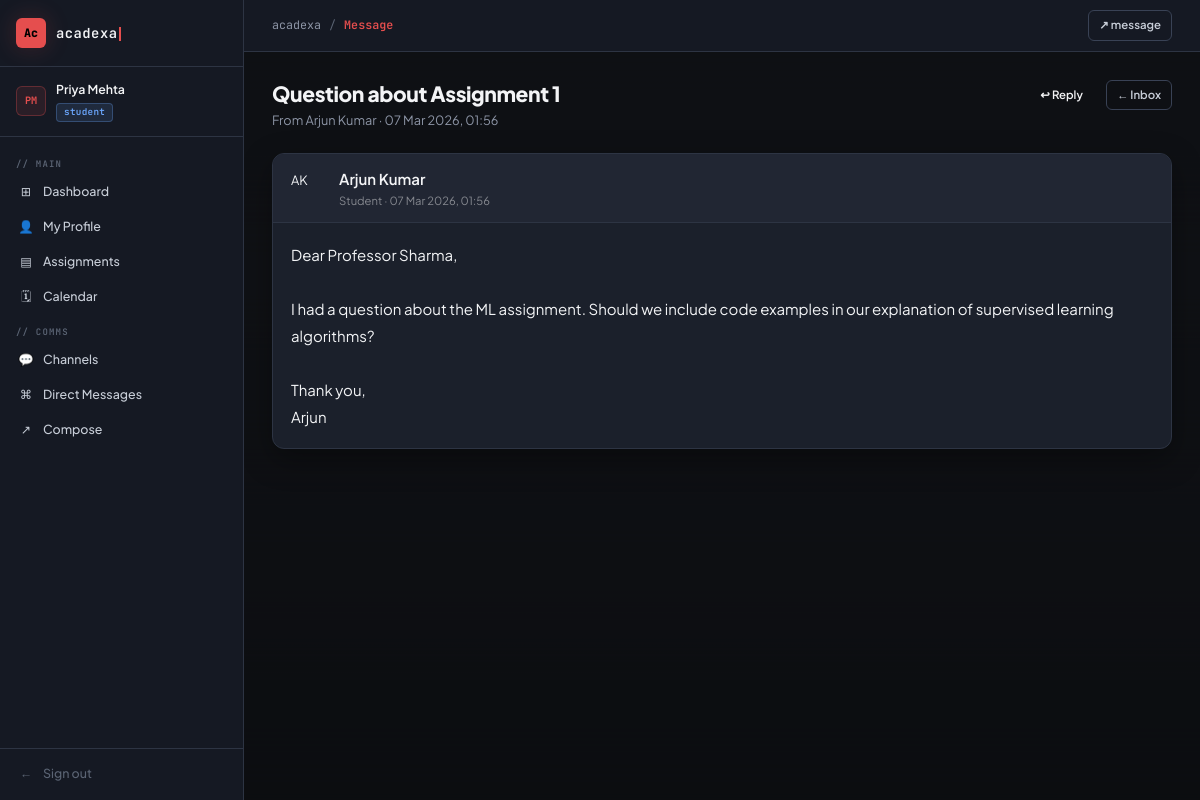
Before: /communications/1/ (signed in) with the older database file.
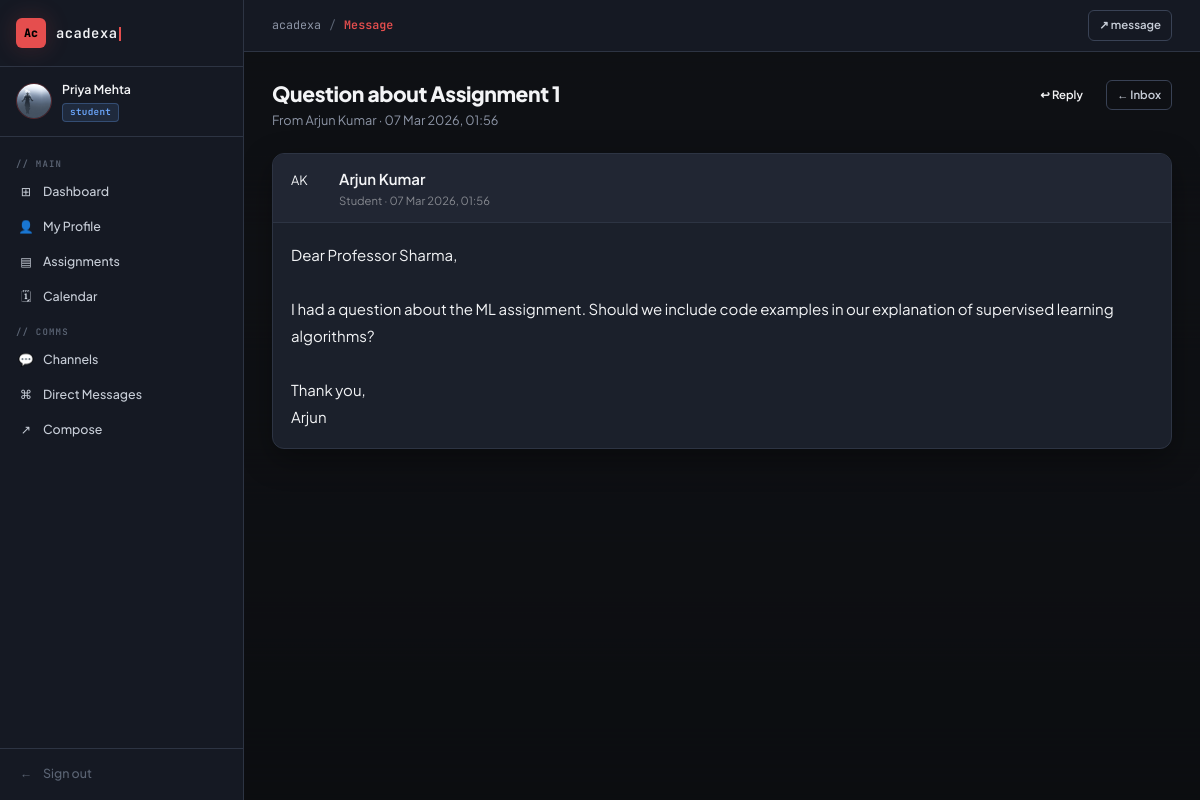
After: the same page with the newer database file.
### apps/accounts/models.py (models this page shows, shortened)
class User(AbstractUser):
    ROLE_CHOICES = [
        ('student', 'Student'),
        ('teacher', 'Teacher'),
    ]
    role = models.CharField(max_length=10, choices=ROLE_CHOICES, default='student')
    department = models.CharField(max_length=100, blank=True)
    profile_pic = models.ImageField(upload_to='profiles/', blank=True, null=True)
    bio = models.TextField(blank=True)
    def is_teacher(self):
        return self.role == 'teacher'

### apps/communications/views.py (the view)
# urls.py: path('<int:pk>/', views.message_detail, name='message_detail'),
@login_required
def message_detail(request, pk):
    msg = get_object_or_404(Message, pk=pk)
    if msg.receiver == request.user and not msg.is_read:
        msg.is_read = True
        msg.save()
    return render(request, 'communications/message_detail.html', {'message': msg})

### templates/communications/message_detail.html (shortened to what this page needs)
{% extends 'base/base.html' %}
{% block page_title %}Message{% endblock %}
{% block content %}
<div class="page-header">
  <div>
    <h1>{{ message.subject|default:"No Subject" }}</h1>
    <p>From {{ message.sender.get_full_name }} · {{ message.sent_at|date:"d M Y, H:i" }}</p>
  </div>
  <div style="display:flex; gap:12px;">
    <a href="{% url 'send_message_to' message.sender.pk %}" class="btn btn-gold btn-sm">↩ Reply</a>
    <a href="{% url 'inbox' %}" class="btn btn-outline btn-sm">← Inbox</a>
  </div>
</div>
<div class="card">
  <div class="card-header">
    <div style="display:flex; align-items:center; gap:12px;">
      <div class="sidebar-avatar" style="width:36px; height:36px; font-size:0.85rem;">
        {{ message.sender.first_name|first }}{{ message.sender.last_name|first }}
      </div>
      <div>
        <div style="color:var(--gold-light); font-weight:600;">{{ message.sender.get_full_name }}</div>
        <div style="color:rgba(255,255,255,0.45); font-size:0.75rem;">{{ message.sender.role|capfirst }} · {{ message.sent_at|date:"d M Y, H:i" }}</div>
      </div>
    </div>
  </div>
  <div class="card-body">
    <p style="line-height:1.8; white-space:pre-wrap;">{{ message.body }}</p>
  </div>
</div>
{% endblock %}

### templates/base/base.html (shortened to what this page needs)
{% load static %}
<!DOCTYPE html>
<html lang="en">
<head>
  <link rel="stylesheet" href="{% static 'css/acadexa.css' %}?v=valorant2">
</head>
<body>
{% if user.is_authenticated %}
<div class="layout">
  <aside class="sidebar">
    <a href="{% url 'dashboard' %}" class="sidebar-logo">
      <div class="logo-icon">Ac</div>
      <span class="logo-text">acadexa<span class="logo-cursor"></span></span>
    </a>
    <div class="sidebar-user">
      {% if user.profile_pic %}
        <img src="{{ user.profile_pic.url }}" alt="Profile Pic" class="user-avatar" style="object-fit:cover; border-radius:50%; width:36px; height:36px; padding:0; background:transparent;">
      {% else %}
        <div class="user-avatar">{{ user.first_name|first|upper }}{{ user.last_name|first|upper }}</div>
      {% endif %}
      <div>
        <div class="user-name">{{ user.get_full_name|default:user.username }}</div>
        <span class="user-role {{ user.role }}">{{ user.role }}</span>
      </div>
    </div>
    <nav class="sidebar-nav">
      <div class="nav-section-label">// main</div>
      <a href="{% url 'dashboard' %}" class="nav-link {% if request.resolver_match.url_name == 'dashboard' %}active{% endif %}">
        <span class="nav-icon">⊞</span> Dashboard
      </a>
      <a href="{% url 'profile_edit' %}" class="nav-link {% if request.resolver_match.url_name == 'profile_edit' %}active{% endif %}">
        <span class="nav-icon">👤</span> My Profile
      </a>
      <a href="{% url 'assignment_list' %}" class="nav-link">
        <span class="nav-icon">▤</span> Assignments
      </a>
      <a href="{% url 'assignment_calendar' %}" class="nav-link {% if request.resolver_match.url_name == 'assignment_calendar' %}active{% endif %}">
        <span class="nav-icon">🗓</span> Calendar
      </a>
      <div class="nav-section-label">// comms</div>
      <a href="{% url 'channel_list' %}" class="nav-link {% if 'channel' in request.resolver_match.url_name %}active{% endif %}">
        <span class="nav-icon">💬</span> Channels
      </a>
      <a href="{% url 'inbox' %}" class="nav-link {% if request.resolver_match.url_name == 'inbox' %}active{% endif %}">
        <span class="nav-icon">⌘</span> Direct Messages
      </a>
      <a href="{% url 'send_message' %}" class="nav-link">
        <span class="nav-icon">↗</span> Compose
      </a>
    </nav>
    <div class="sidebar-footer">
      <a href="{% url 'logout' %}" class="nav-link" style="color: var(--text-4);">
        <span class="nav-icon">←</span> Sign out
      </a>
    </div>
  </aside>
  <div class="main-content">
    <header class="topbar">
      <div class="breadcrumb">
        <span>acadexa</span>
        <span class="sep">/</span>
        <span class="current">{% block page_title %}dashboard{% endblock %}</span>
      </div>
      <div class="topbar-actions">
        {% if user.is_teacher %}
          <a href="{% url 'assignment_create' %}" class="btn btn-primary btn-sm">+ new assignment</a>
        {% else %}
          <a href="{% url 'send_message' %}" class="btn btn-outline btn-sm">↗ message</a>
        {% endif %}
      </div>
    </header>
    <div class="page-body">
      {% block content %}{% endblock %}
    </div>
  </div>
</div>
{% else %}
  {% block auth_content %}{% endblock %}
{% endif %}
</body>
</html>

Changed rows visible on the page:
changed User "Priya Mehta": profile_pic: picture added; profile_pic empty → "profiles/pfp.jpg" (drawn); first_name|first "P" → (not shown); last_name|first "M" → (not shown)
